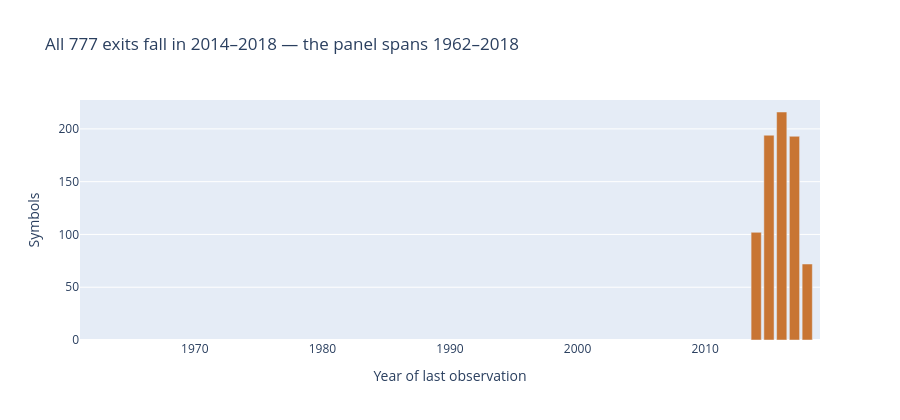

This figure's notebook cell:
### Markdown cell above
### The exit record starts abruptly

### Code cell
fig = go.Figure()
fig.add_trace(
    go.Bar(
        x=exits_by_year["year"].to_list(),
        y=exits_by_year["exits"].to_list(),
        marker_color=PALETTE["survivors"],
        name="Symbols leaving the panel",
    )
)
fig.update_layout(
    title=(
        f"All {n_left:,} exits fall in {exits_by_year['year'].min()}–{exits_by_year['year'].max()} "
        f"— the panel spans {lifespans['first_date'].min().year}–{dataset_end.year}"
    ),
    xaxis_title="Year of last observation",
    yaxis_title="Symbols",
    xaxis=dict(range=[lifespans["first_date"].min().year - 1, dataset_end.year + 1]),
    height=420,
    showlegend=False,
)
fig.show()

### Figure 1 — Plotly figure (JSON) as saved in the notebook; plotly's stock layout.template omitted (floating-point values rounded to 4 significant figures)
{"data": [{"marker": {"color": "#C87533"}, "name": "Symbols leaving the panel", "type": "bar", "x": [2014, 2015, 2016, 2017, 2018], "y": [102, 194, 216, 193, 72]}], "layout": {"height": 420, "showlegend": false, "title": {"text": "All 777 exits fall in 2014–2018 — the panel spans 1962–2018"}, "xaxis": {"range": [1961, 2019], "title": {"text": "Year of last observation"}}, "yaxis": {"title": {"text": "Symbols"}}}}
